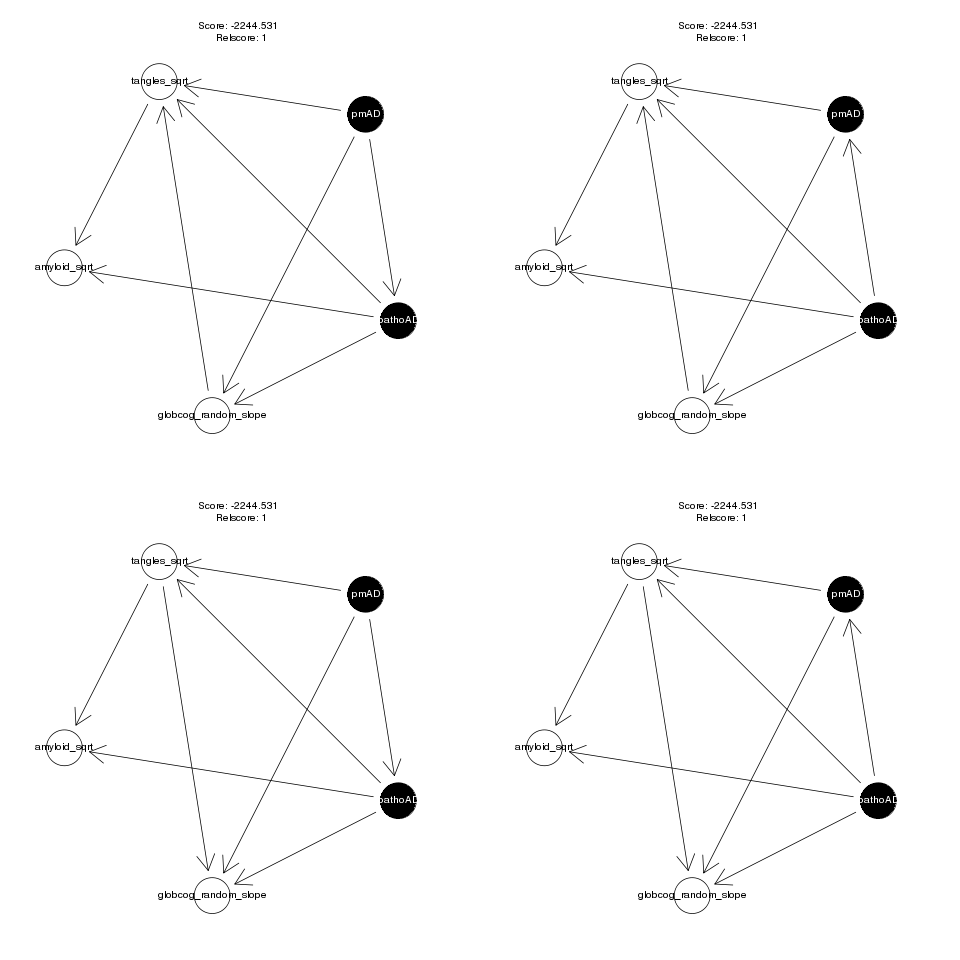

The script that saved this image:
#!/usr/bin/env Rscript

# Bayesian network on phenotypes with the deal package.

library(deal)
source(file="deal.R")

set.seed(0)

nice.dim <- function (n) {
    w <- round(sqrt(n))
    while (n %% w != 0) w <- w+1
    w
}

cvars <- c("tangles_sqrt", "amyloid_sqrt", "globcog_random_slope")
dvars <- c("pathoAD", "pmAD")
data <- read.csv("../../data/pheno_cov_n2963_092014_forPLINK.csv", na.strings=c("-9"))
data <- data[,c(cvars, dvars)]

data[which(data[,cvars] == 0, arr.ind=TRUE)] <- NA
data[,dvars] <- lapply(data[,dvars], ordered, levels=c(0, 1))
data <- na.omit(data)

# mixed continuous and discrete, exhaustive search
best.nets <- best.nets.exhaustive(data)

w <- nice.dim(length(best.nets))
h <- length(best.nets)/w

png("phenotypes.png", width=480*w, height=480*h)
par(mfrow=c(w, h), mar=c(0, 0, 0, 0))
sapply(best.nets, plot)
dev.off()
